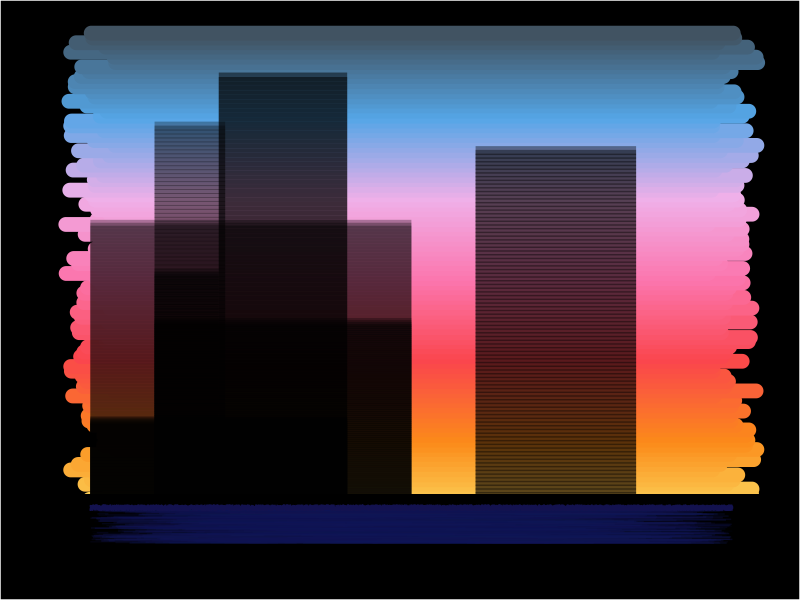

Write R code to recreate this figure.
#====== Day 3 of 25 Days of Rtistry - geom_segment()======#

#Library Load-In====
library(tidyverse)

#Function to make the sky background====
sky_maker <- function(size,x,xend,y,yend){
  
  iterations <- yend/size
  y <- seq(y,yend-size, length.out = iterations)
  yend <- y
  group <- 1:length(iterations)
  color <- colorRampPalette(c("#FBE267","#FC8B1A","#FA464D","#FC76AE",
                              "#F0B0E9","#55A6E7","#415362"))(iterations)
  
sky <- tibble(x = x,
              xend = xend,
              y = y,
              yend = yend,
              color = color)

return(sky)
}

# Making sky data with function====
background <- sky_maker(size = 1,
                        x = 0,
                        xend = 10,
                        y = 0,
                        yend = 100)

# Data for water====
water_texture <- tibble(x = sample(seq(0,10,length.out = 1000)),
                        xend = sample(seq(0,10,length.out = 1000)),
                        y = sample(seq(-5,2, length.out = 1000)),
                        yend = y)

# Data for the "top" of the water====
water_top <- tibble(x = seq(0,10, length.out = 5000),
                    xend = seq(0,10, length.out = 5000),
                    y = 2,
                    yend = 2.5)

# Function to make skyscrapers====
skyscraper_maker_horiz <- function(height,width,xmin,xmax){
  building <- list()
  yindex <- seq(0,height, length.out = 100)
  
  base <- tibble(x = sample(c(xmin:(xmax-width)),1),
            xend = x + width,
            y = 0,
            yend = y)
  
  for(i in seq_along(1:length(yindex))){
    building[[i]] <- base %>%
      mutate(y = yindex[i],
             yend = y)
  }
  
  return(bind_rows(building))
}

# Using function multiple time to make buildings====

#Could have optimized this but didn't feel like it#
building <- skyscraper_maker_horiz(height = 75,
                                   width = 2.5,
                                   xmin = 0,
                                   xmax = 10)

building2 <- skyscraper_maker_horiz(height = 50,
                                   width = 1,
                                   xmin = 0,
                                   xmax = 10)

building3 <- skyscraper_maker_horiz(height = 90,
                                    width = 2,
                                    xmin = 0,
                                    xmax = 10)

building4 <- skyscraper_maker_horiz(height = 20,
                                    width = 4,
                                    xmin = 0,
                                    xmax = 10)

building5 <- skyscraper_maker_horiz(height = 40,
                                    width = 4,
                                    xmin = 0,
                                    xmax = 10)

building6 <- skyscraper_maker_horiz(height = 80,
                                    width = 1.1,
                                    xmin = 0,
                                    xmax = 10)

building7 <- skyscraper_maker_horiz(height = 60,
                                    width = 5,
                                    xmin = 0,
                                    xmax = 10)

# Final Image====
#could have optimized this, but didn't feel like it#
background %>%
  ggplot(aes(x = x, xend = xend, y = y, yend = yend))+
  geom_segment(color = background$color, size = 5, position = position_jitter(height = .1), lineend = "round")+
  geom_segment(x = -1, xend = 11, y = -1, yend = -1, size = 20)+
  geom_segment(data = building, color = "#000000", size = 3, alpha = .4)+
  geom_segment(data = building2, color = "#000000", size = 3, alpha = .3)+
  geom_segment(data = building3, color = "#000000", size = 3, alpha = .5)+
  geom_segment(data = building4, color = "#000000", size = 3, alpha = .3)+
  geom_segment(data = building5, color = "#000000", size = 3, alpha = .3)+
  geom_segment(data = building6, color = "#000000", size = 3, alpha = .3)+
  geom_segment(data = building7, color = "#000000", size = 3, alpha = .3)+
  geom_segment(data = water_texture,aes(x = x, xend = xend, y = y, yend = yend),inherit.aes = FALSE, 
               color = sample(colorRampPalette(c("#13124f","#0f1a5c"))(nrow(water_texture))),
               alpha = sample(seq(.01,.4, length.out = 100), nrow(water_texture), replace = TRUE))+
  geom_segment(data = water_top,aes(x = x, xend = xend, y = y, yend = yend),inherit.aes = FALSE, 
               color = "#13124f", position = position_jitter(height = .4))+
  theme(panel.background = element_rect(fill = "#000000"),
        plot.background = element_rect(fill = "#000000"),
        panel.grid = element_blank(),
        axis.text = element_blank(),
        axis.line = element_blank(),
        axis.ticks = element_blank())
  